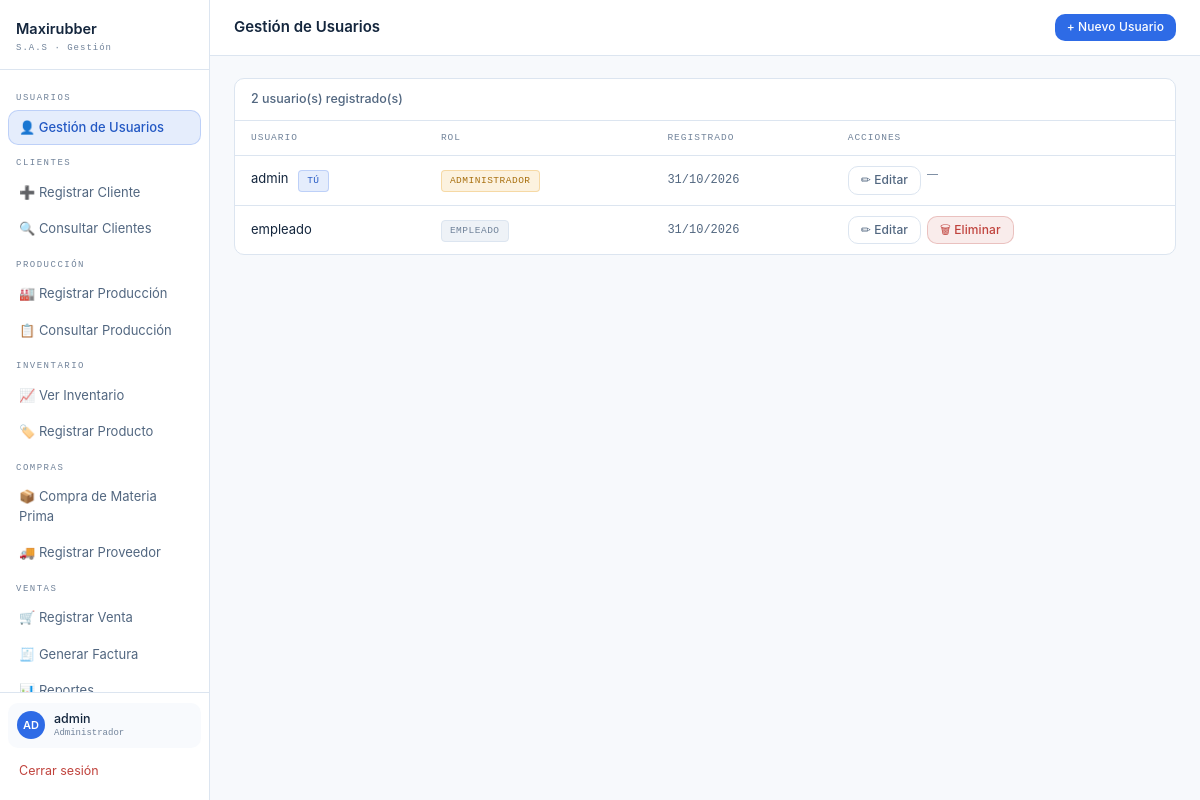
The page /GestionUsuario.php (signed in) on the database its author committed.
### tables this page shows
CREATE TABLE usuarios (
    id          INT UNSIGNED NOT NULL AUTO_INCREMENT,
    usuario     VARCHAR(20)  NOT NULL,
    contrasena  VARCHAR(255) NOT NULL,           
    rol         ENUM('Administrador','Empleado') NOT NULL DEFAULT 'Empleado',
    created_at  TIMESTAMP    NOT NULL DEFAULT CURRENT_TIMESTAMP,
    PRIMARY KEY (id),
    UNIQUE KEY uq_usuarios_usuario (usuario)
);

### GestionUsuario.php (the view, shortened to what this page needs)
<?php
require_once 'conexion.php';
$usuarios = $pdo->query(
    "SELECT id, usuario, rol, DATE_FORMAT(created_at,'%d/%m/%Y') AS fecha
     FROM usuarios ORDER BY rol, usuario"
)->fetchAll();
?>
<!DOCTYPE html>
<html lang="es">
<head>
    <link rel="stylesheet" href="estilos.css">
</head>
<body>
<div class="dashboard">
    <?php include 'nav_php.php'; ?>
    <main class="contenido">
        <div class="topbar">
            <h1>Gestión de Usuarios</h1>
            <div class="topbar-actions">
                <a href="RegistrarUsuario.php" class="btn btn-sm">+ Nuevo Usuario</a>
            </div>
        </div>
        <div style="padding:22px 24px;">
            <div class="panel">
                <div class="panel-header">
                    <span class="panel-title"><?= count($usuarios) ?> usuario(s) registrado(s)</span>
                </div>
                <div class="tabla-wrapper">
                    <table>
                        <thead>
                            <tr>
                                <th>Usuario</th>
                                <th>Rol</th>
                                <th>Registrado</th>
                                <th>Acciones</th>
                            </tr>
                        </thead>
                        <tbody>
                            <?php if (empty($usuarios)): ?>
                                <tr>
                                    <td colspan="4" style="text-align:center;color:var(--text-3);">
                                        No hay usuarios registrados.
                                    </td>
                                </tr>
                            <?php else: ?>
                                <?php foreach ($usuarios as $u): ?>
                                    <?php $esMismo = (int)$u['id'] === (int)$_SESSION['usuario_id']; ?>
                                    <tr>
                                        <td>
                                            <?= htmlspecialchars($u['usuario']) ?>
                                            <?php if ($esMismo): ?>
                                                <span class="badge badge-blue" style="margin-left:6px;">Tú</span>
                                            <?php endif; ?>
                                        </td>
                                        <td>
                                            <span class="badge <?= $u['rol'] === 'Administrador' ? 'badge-amber' : 'badge-gray' ?>">
                                                <?= $u['rol'] ?>
                                            </span>
                                        </td>
                                        <td class="td-mono"><?= $u['fecha'] ?></td>
                                        <td class="td-actions">
                                            <a href="EditarUsuario.php?id=<?= $u['id'] ?>"
                                               class="btn btn-sm btn-ghost">✏ Editar</a>
                                            <?php if (!$esMismo): ?>
                                                <a href="GestionUsuario.php?eliminar=<?= $u['id'] ?>"
                                                   class="btn btn-sm btn-danger"
                                                   onclick="return confirm('¿Eliminar usuario <?= htmlspecialchars($u['usuario'], ENT_QUOTES) ?>?')">
                                                   🗑 Eliminar
                                                </a>
                                            <?php else: ?>
                                                <span style="color:var(--text-3);font-size:11px;">—</span>
                                            <?php endif; ?>
                                        </td>
                                    </tr>
                                <?php endforeach; ?>
                            <?php endif; ?>
                        </tbody>
                    </table>
                </div>
            </div>
        </div>
    </main>
</div>
</body>
</html>

### estilos.css (style rules this page uses)
:root { --bg: #F7F9FC; --bg-2: #FFFFFF; --bg-3: #F8FAFD; --bg-hover: #EEF4FC; --border: #DCE5F0; --blue: #2E6BE6; --blue-soft: #3D7CF5; --blue-dim: rgba(46, 107, 230, 0.12); --amber: #E8A020; --text-1: #14263D; --text-2: #526780; --text-3: #71839A; --success: #27AE7A; --danger: #C0433D; --radius: 10px; --font: 'Inter', -apple-system, 'Segoe UI', Arial, sans-serif; --mono: 'JetBrains Mono', Consolas, 'Courier New', monospace; }
*, *::before, *::after { margin: 0; padding: 0; box-sizing: border-box; }
body { font-family: var(--font); background: var(--bg); color: var(--text-1); min-height: 100vh; font-size: 13.5px; line-height: 1.5; -webkit-font-smoothing: antialiased; }
a { color: var(--blue-soft); text-decoration: none; transition: color .15s; }
h1, h2, h3 { color: var(--text-1); font-weight: 600; margin-bottom: 14px; }
h1 { font-size: 1.4rem; }
button, .btn { font-family: var(--font); font-size: 13px; font-weight: 500; padding: 9px 16px; border-radius: var(--radius); border: none; cursor: pointer; transition: background .15s, color .15s, border-color .15s; text-decoration: none; display: inline-block; text-align: center; letter-spacing: .1px; line-height: 1.4; }
.btn { width: auto; background: var(--blue); color: #fff; }
.btn-ghost { background: transparent; color: var(--text-2); border: 1px solid var(--border); }
.btn-danger { background: rgba(192,67,61,.10); color: #C0433D; border: 1px solid rgba(192,67,61,.25); }
.btn-sm { padding: 5px 12px; font-size: 12px; }
.dashboard { display: flex; min-height: 100vh; }
.contenido { flex: 1; display: flex; flex-direction: column; min-width: 0; overflow: hidden; }
.topbar { display: flex; align-items: center; justify-content: space-between; padding: 14px 24px; border-bottom: 1px solid var(--border); background: var(--bg-2); flex-shrink: 0; }
.topbar h1 { font-size: 15px; font-weight: 600; margin: 0; }
.topbar-actions { display: flex; gap: 8px; align-items: center; }
.panel { background: var(--bg-2); border: 1px solid var(--border); border-radius: var(--radius); overflow: hidden; }
.panel-header { display: flex; align-items: center; justify-content: space-between; gap: 12px; flex-wrap: wrap; padding: 11px 16px; border-bottom: 1px solid var(--border); }
.panel-title { font-size: 12.5px; font-weight: 500; color: var(--text-2); }
.tabla-wrapper { overflow-x: auto; }
table { width: 100%; border-collapse: collapse; }
th { font-family: var(--mono); font-size: 9.5px; letter-spacing: 1px; text-transform: uppercase; color: var(--text-3); padding: 10px 16px; text-align: left; border-bottom: 1px solid var(--border); font-weight: 500; white-space: nowrap; }
td { font-size: 13px; padding: 10px 16px; border-bottom: 1px solid var(--border); }
tr:last-child td { border-bottom: none; }
.td-mono { font-family: var(--mono); font-size: 12px; color: var(--text-2); }
.td-actions { display: flex; gap: 6px; }
.badge { font-family: var(--mono); font-size: 9.5px; letter-spacing: .5px; text-transform: uppercase; padding: 3px 8px; border-radius: 4px; font-weight: 500; display: inline-block; white-space: nowrap; }
.badge-blue { background: rgba(46,107,230,.12); color: #2459C4; border: 1px solid rgba(46,107,230,.22); }
.badge-amber { background: rgba(232,160,32,.14); color: #A8700F; border: 1px solid rgba(232,160,32,.30); }
.badge-gray { background: #EEF2F7; color: var(--text-3); border: 1px solid var(--border); }

### rows shown on the page
usuarios: usuario "admin", shows "TÚ", rol "ADMINISTRADOR", fecha "31/10/2026"
usuarios: usuario "empleado", rol "EMPLEADO", fecha "31/10/2026"

### other values the page prints
$label "USUARIOS"
$item['texto'] "👤 Gestión de Usuarios"
$label "CLIENTES"
$item['texto'] "➕ Registrar Cliente"
$item['texto'] "🔍 Consultar Clientes"
$label "PRODUCCIÓN"
$item['texto'] "🏭 Registrar Producción"
$item['texto'] "📋 Consultar Producción"
$label "INVENTARIO"
$item['texto'] "📈 Ver Inventario"
$item['texto'] "🏷️ Registrar Producto"
$label "COMPRAS"
$item['texto'] "📦 Compra de Materia Prima"
$item['texto'] "🚚 Registrar Proveedor"
$label "VENTAS"
